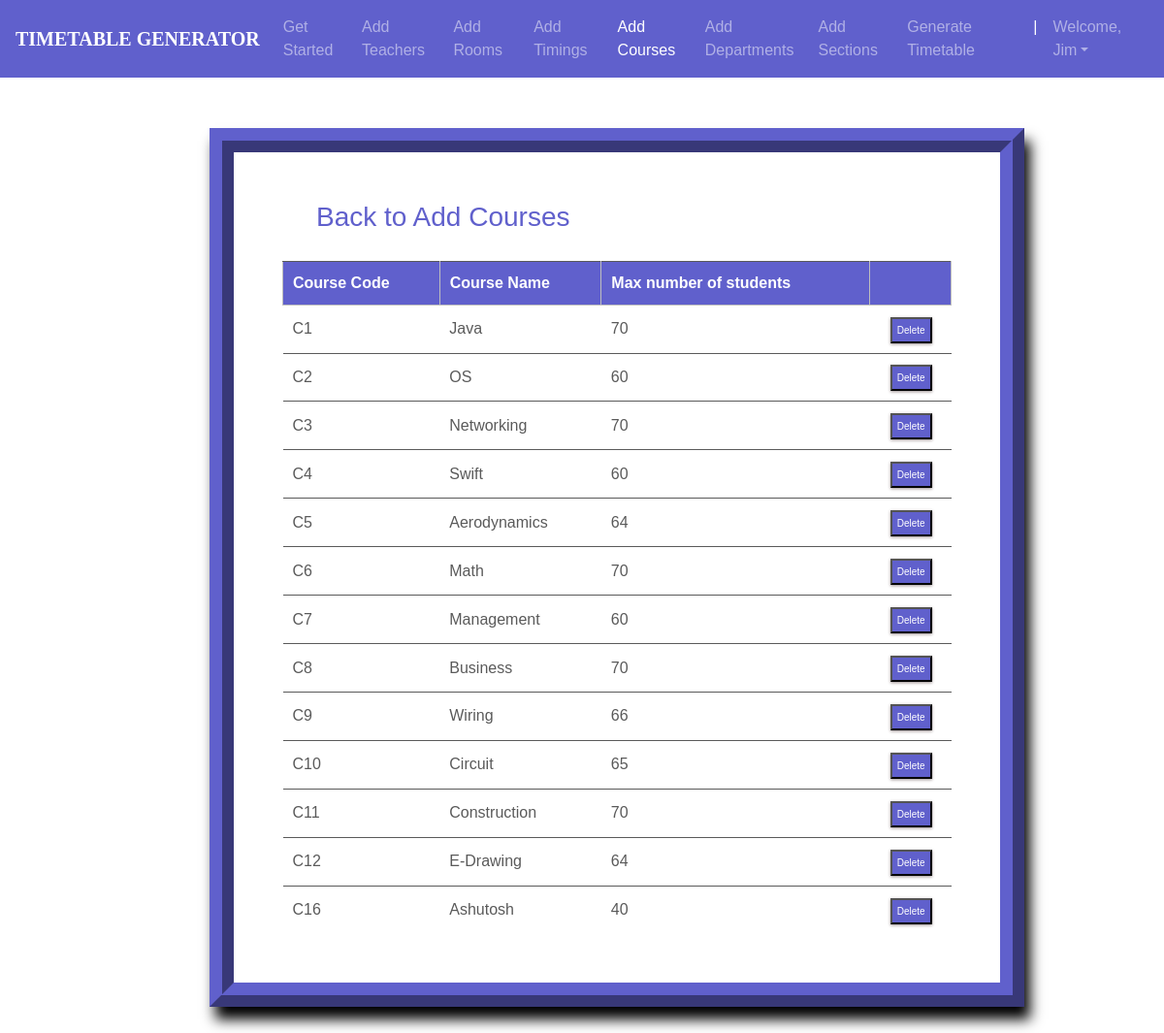
The app's page /courses_list/ (signed in) with its own data.
### ttgen/models.py (models this page shows, shortened)
class Course(models.Model):
    course_number = models.CharField(max_length=5, primary_key=True)
    course_name = models.CharField(max_length=40)
    max_numb_students = models.CharField(max_length=65)
    instructors = models.ManyToManyField(Instructor)

### ttgen/views.py (the view)
# urls.py: path('courses_list/', views.course_list_view, name='editcourse'),
@login_required
def course_list_view(request):
    context = {
        'courses': Course.objects.all()
    }
    return render(request, 'courseslist.html', context)

### templates/courseslist.html (shortened to what this page needs)
<!DOCTYPE html>
<html lang="en">
<head>
	<link rel="stylesheet" href="https://maxcdn.bootstrapcdn.com/bootstrap/4.0.0/css/bootstrap.min.css">
    <link rel="stylesheet" type="text/css" href="static/css/index.css">
</head>
<body>
        <header>
			<nav class="navbar navbar-expand-md navbar-dark fixed-top "style="background:#6060cc;">
                <a class="navbar-brand" href="#"><b>TIMETABLE GENERATOR</b></a>
                <div class="collapse navbar-collapse" id="navbarCollapse">
                    <ul class="navbar-nav ml-auto">
                    <li class="nav-item">
                        <a class="nav-link" href="{% url 'admindash' %}">Get Started</a>
                    </li>
                    <li class="nav-item">
                        <a class="nav-link" href="{% url 'addInstructors' %}">Add Teachers</a>
                    </li>
                    <li class="nav-item">
                        <a class="nav-link" href="{% url 'addRooms' %}">Add Rooms</a>
                    </li>
                    <li class="nav-item">
		                <a class="nav-link" href="{% url 'addTimings' %}">Add Timings</a>
		            </li>
                    <li class="nav-item active">
                        <a class="nav-link" href="{% url 'addCourses' %}">Add Courses</a>
                    </li>
                    <li class="nav-item">
			            <a class="nav-link" href="{% url 'addDepts' %}">Add Departments</a>
		            </li>
                    <li class="nav-item">
			            <a class="nav-link" href="{% url 'addSections' %}">Add Sections</a>
		            </li>
                    <li class="nav-item">
			            <a class="nav-link" href="{% url 'generate' %}">Generate Timetable</a>
		            </li>
                    <li class="nav-item active">
			            <a class="nav-link">|</a>
		            </li>
                    <li class="nav-item dropdown">
		                <a class="nav-link dropdown-toggle" href="#" id="dropdown03" data-toggle="dropdown" aria-haspopup="true" aria-expanded="false">Welcome, {{ user.first_name }}</a>
		            </li>
                    </ul>
                </div>
            </nav>
        </header>
        <br><br>
    {% block content %}
{% load static %}
<fieldset class="fieldset">
    <a href="{% url 'addCourses'%}"><h1 style="color:#6060cc;" class="tablink" onclick="openPage('new')" id="defaultOpen">Back to Add Courses</h1></a>
    <div class="tabcontent" id="edit">
        <table class="table1">
            <thead>
            <tr class="table-headers">
            <th style="Background-color:#6060cc;" >Course Code</th>
            <th style="Background-color:#6060cc;" >Course Name</th>
            <th style="Background-color:#6060cc;" >Max number of students</th>
            <th  style="Background-color:#6060cc;"  class="empty"></th>
            </tr>
            </thead>
            <tbody>
            {% for crs in courses %}
            <tr>
             <td>{{crs.course_number}}</td>
             <td>{{crs.course_name}}</td>
             <td>{{crs.max_numb_students}}</td>
             <td class="empty">
                <form action="{% url 'deletecourse' crs.course_number %}" method="post">
                        <input style="Background-color:#6060cc;" type="submit" value="Delete" class="cross">
                </form>
             </td>
             </tr>
            {% endfor %}
            </tbody>
        </table>
    </div>
</fieldset>
{% endblock %}

### static/css/index.css (style rules this page uses)
body { padding-top: 3rem; padding-bottom: 3rem; color: #5a5a5a; font-family: 'Poppins', sans-serif; overflow-x: hidden; }
nav { font-family: sans-serif; }
.navbar-brand { font-size: 20px; font-family: Georgia, 'Times New Roman', Times, serif; }

### templates/courseslist.html (style rules this page uses)
nav { font-family: sans-serif; }
.navbar-brand { font-size: 20px; font-family: Georgia, 'Times New Roman', Times, serif; }
* { margin: 0; padding: 0; box-sizing: border-box; }
html { scroll-behavior: smooth; }
a { text-decoration:none; }
form { margin-top: 3%; margin-left: 18%; margin-right: 12%; }
fieldset h1 { color: #5a5a5a; padding-bottom: 20px; margin-left: 35px; display: inline-block; cursor: pointer; font-size: 28px; }
fieldset input { padding:8px; color: #938c8c }
.table2 td, th { border: 1px solid rgb(190,190,190); padding: 10px 20px; }
.table1 { width: 100%; border-collapse: collapse; text-align: left; overflow: hidden; }
.table1 td, th { border-top: 1px solid #5a5a5a; padding: 10px; }
.table1 th { background-color: #5a5a5a; color: #fff; }
.cross { font-size:10px; box-shadow: 0px 1px 3px 0px #9e9292; padding: 4px 5px; color: #fff; background-color: #5a5a5a; cursor: pointer; }
.fieldset { margin-top: 3%; margin-left: 18%; margin-right: 12%; padding: 50px; border-width: 25px; border-style: ridge; border-color: #6060cc; box-shadow: 6px 13px 13px 0px black; background-color: #fff; }

### records on screen
Course: course_number "C1", course_name "Java", max_numb_students "70"
Course: course_number "C2", course_name "OS", max_numb_students "60"
Course: course_number "C3", course_name "Networking", max_numb_students "70"
Course: course_number "C4", course_name "Swift", max_numb_students "60"
Course: course_number "C5", course_name "Aerodynamics", max_numb_students "64"
Course: course_number "C6", course_name "Math", max_numb_students "70"
Course: course_number "C7", course_name "Management", max_numb_students "60"
Course: course_number "C8", course_name "Business", max_numb_students "70"
Course: course_number "C9", course_name "Wiring", max_numb_students "66"
Course: course_number "C10", course_name "Circuit", max_numb_students "65"
Course: course_number "C11", course_name "Construction", max_numb_students "70"
Course: course_number "C12", course_name "E-Drawing", max_numb_students "64"
Course: course_number "C16", course_name "Ashutosh", max_numb_students "40"

### other values on screen
{{ user.first_name }} "Jim"
